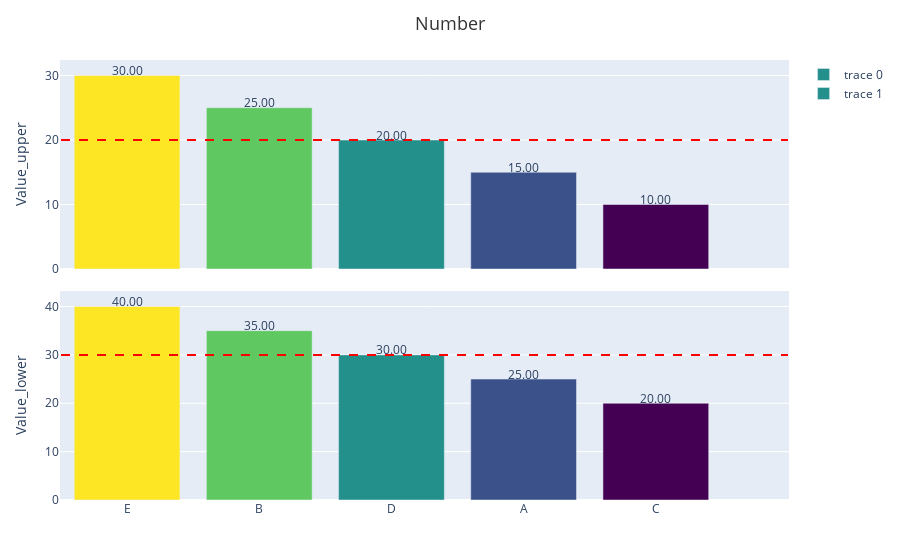

Write notebook code for a chart like this one.
### Code cell
# Example usage
data = {'Category': ['A', 'B', 'C', 'D', 'E'],
        'Value_upper': [15, 25, 10, 20, 30],
        'Value_lower': [25, 35, 20, 30, 40]}
df = pd.DataFrame(data)

double_bar_chart = plot_double_bar_chart(df, x_column='Category', y_column_upper='Value_upper', y_column_lower='Value_lower', show_number=True, average_line=True, title= 'Number' )
double_bar_chart

### Figure 1 — Plotly figure (JSON) as saved in the notebook; plotly's stock layout.template omitted (floating-point values rounded to 4 significant figures)
{"data": [{"marker": {"color": [30, 25, 20, 15, 10], "colorscale": [[0, "#440154"], [0.1111, "#482878"], [0.2222, "#3e4989"], [0.3333, "#31688e"], [0.4444, "#26828e"], [0.5556, "#1f9e89"], [0.6667, "#35b779"], [0.7778, "#6ece58"], [0.8889, "#b5de2b"], [1, "#fde725"]]}, "type": "bar", "x": ["E", "B", "D", "A", "C"], "xaxis": "x", "y": [30, 25, 20, 15, 10], "yaxis": "y"}, {"marker": {"color": [40, 35, 30, 25, 20], "colorscale": [[0, "#440154"], [0.1111, "#482878"], [0.2222, "#3e4989"], [0.3333, "#31688e"], [0.4444, "#26828e"], [0.5556, "#1f9e89"], [0.6667, "#35b779"], [0.7778, "#6ece58"], [0.8889, "#b5de2b"], [1, "#fde725"]]}, "type": "bar", "x": ["E", "B", "D", "A", "C"], "xaxis": "x2", "y": [40, 35, 30, 25, 20], "yaxis": "y2"}], "layout": {"annotations": [{"font": {"size": 12}, "showarrow": false, "text": "30.00", "x": "E", "xref": "x", "y": 30, "yref": "y", "yshift": 5}, {"font": {"size": 12}, "showarrow": false, "text": "25.00", "x": "B", "xref": "x", "y": 25, "yref": "y", "yshift": 5}, {"font": {"size": 12}, "showarrow": false, "text": "20.00", "x": "D", "xref": "x", "y": 20, "yref": "y", "yshift": 5}, {"font": {"size": 12}, "showarrow": false, "text": "15.00", "x": "A", "xref": "x", "y": 15, "yref": "y", "yshift": 5}, {"font": {"size": 12}, "showarrow": false, "text": "10.00", "x": "C", "xref": "x", "y": 10, "yref": "y", "yshift": 5}, {"font": {"size": 12}, "showarrow": false, "text": "40.00", "x": "E", "xref": "x2", "y": 40, "yref": "y2", "yshift": 5}, {"font": {"size": 12}, "showarrow": false, "text": "35.00", "x": "B", "xref": "x2", "y": 35, "yref": "y2", "yshift": 5}, {"font": {"size": 12}, "showarrow": false, "text": "30.00", "x": "D", "xref": "x2", "y": 30, "yref": "y2", "yshift": 5}, {"font": {"size": 12}, "showarrow": false, "text": "25.00", "x": "A", "xref": "x2", "y": 25, "yref": "y2", "yshift": 5}, {"font": {"size": 12}, "showarrow": false, "text": "20.00", "x": "C", "xref": "x2", "y": 20, "yref": "y2", "yshift": 5}], "margin": {"b": 60, "l": 60, "r": 60, "t": 60}, "shapes": [{"line": {"color": "red", "dash": "dash", "width": 2}, "type": "line", "x0": -0.5, "x1": 5, "xref": "x", "y0": 20, "y1": 20, "yref": "y"}, {"line": {"color": "red", "dash": "dash", "width": 2}, "type": "line", "x0": -0.5, "x1": 5, "xref": "x2", "y0": 30, "y1": 30, "yref": "y2"}], "title": {"font": {"color": "#333333", "size": 18}, "text": "Number", "x": 0.5}, "xaxis": {"anchor": "y", "domain": [0, 1], "matches": "x2", "showticklabels": false}, "xaxis2": {"anchor": "y2", "domain": [0, 1]}, "yaxis": {"anchor": "x", "domain": [0.525, 1], "title": {"text": "Value_upper"}}, "yaxis2": {"anchor": "x2", "domain": [0, 0.475], "title": {"text": "Value_lower"}}}}
